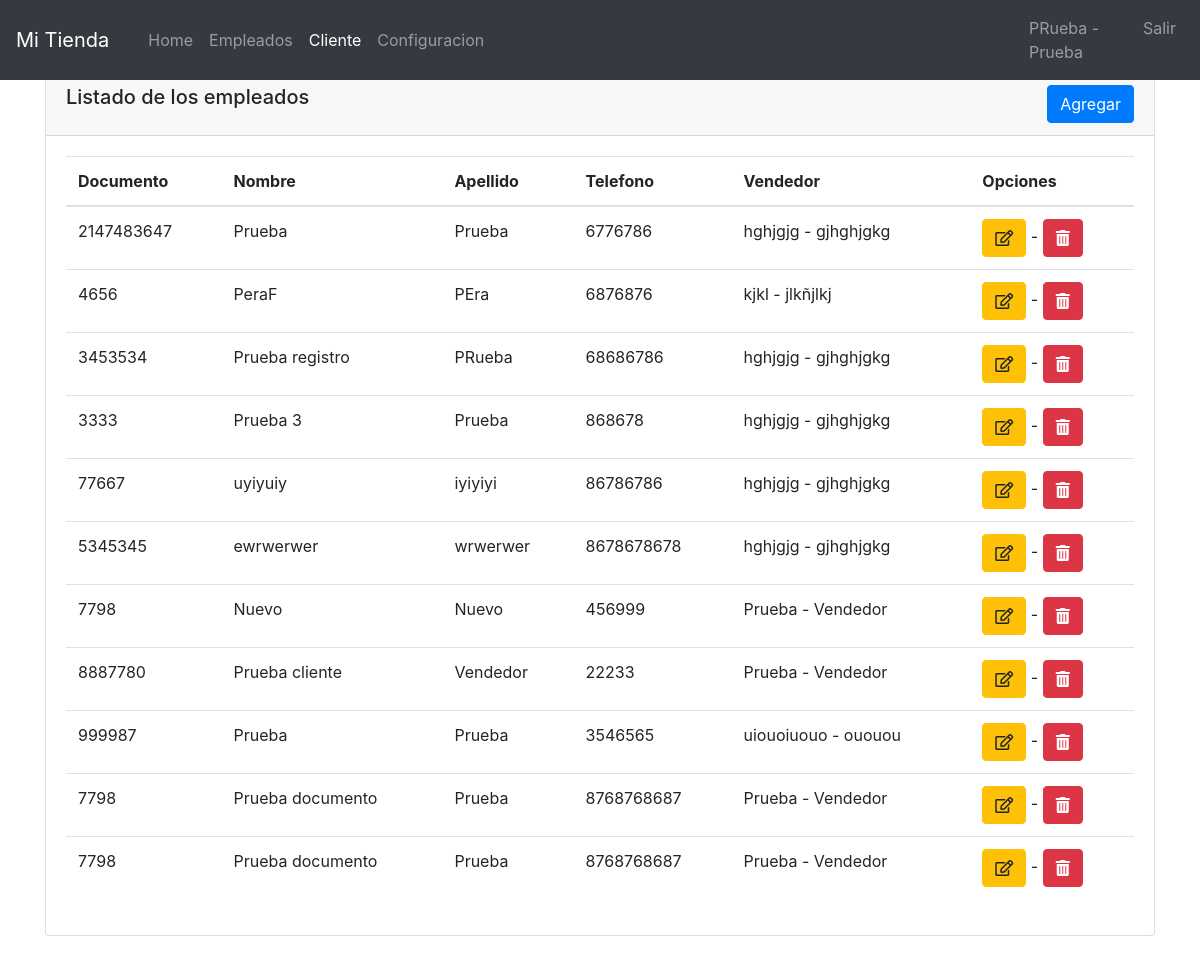
Page /view/admin/cliente.php (signed in) on the committed database.
### tables this page shows
CREATE TABLE `cliente` (
  `id` int(11) NOT NULL,
  `nombre` varchar(250) NOT NULL,
  `apellido` varchar(250) NOT NULL,
  `documento` int(12) NOT NULL,
  `vendedor` int(11) NOT NULL,
  `telefono` varchar(20) NOT NULL
);

CREATE TABLE `empleado` (
  `id` int(11) NOT NULL,
  `documento` int(12) NOT NULL,
  `nombre` varchar(250) NOT NULL,
  `apellido` varchar(250) NOT NULL,
  `direccion` varchar(250) NOT NULL,
  `telefono` varchar(250) NOT NULL,
  `rol` int(11) NOT NULL,
  `usuario` varchar(250) NOT NULL,
  `contrasena` varchar(250) NOT NULL
);

### controller/AuthController.php (called while the page is built, shortened)
<?php
include "C:\\xampp\\htdocs\\proyect_ec\\connection/ConexionMySQLPHP.php";
class AuthController
{
    private $con;
    public function __construct()
    {
        $conexion = new ConexionMySQLPHP("localhost", "proyecto", "root", "");
        $this->con = $conexion->getConexion();
    }
    public function getConexion()
    {
        return $this->con;
    }
    public function getSession()
    {
        if(isset($_SESSION['login']))
            return $_SESSION['login'];
    }
}

### connection/ConexionMySQLPHP.php (called while the page is built, shortened)
<?php
        class ConexionMySQLPHP {
		private $host ;
		private $baseDatos;
		private $usuario;
		private $password;
		private $conexion;
        public function __construct($host, $baseDatos,$usuario,$password) {
        	$this->host = $host;
        	$this->baseDatos = $baseDatos;
        	$this->usuario = $usuario;
        	$this->password = $password;
        }
        public function getConexion() {
        	try {
        		$this->conexion = new PDO("mysql:host=".$this->host.
                                ";dbname=".$this->baseDatos,
                                $this->usuario,
                                $this->password
                                );
            } catch (PDOException $exception) {
            	echo "Error de conexión ". $exception->getMessage();
            }
        	return $this->conexion;
        }
	}
 ?>

### controller/AdminController.php (called while the page is built, shortened)
<?php
include "C:\\xampp\\htdocs\\proyect_ec\\controller/AuthController.php";
class AdminController
{
    private $con;
    private $auth;
    public function __construct()
    {
        $this->auth = new AuthController();
        $this->con = $this->auth->getConexion();
    }
    public function getSession()
    {
        $data = $this->auth->getSession();
        if($data){
            if($data['rol'] != 1){
                echo "<script language=\"javascript\">
                    window.location.href=\"../../view/login/index.php\";
                    </script>";
            }else{
                return $data;
            }
        }else{
            echo "<script language=\"javascript\">
                window.location.href=\"../../view/login/index.php\";
                </script>";
        }
    }
    public function getTableCliente()
    {
        $query = "SELECT cliente.id AS ID, cliente.telefono AS TEL, cliente.nombre AS NOM,  cliente.apellido AS APE, cliente.documento AS DOC, empleado.nombre AS NOMV, empleado.apellido AS APEV FROM cliente INNER JOIN	empleado	ON cliente.vendedor = empleado.id";
        $stmt = $this->con->prepare($query);
        $stmt->execute();
        return $stmt;
    }
}

### view/admin/cliente.php (the view, shortened to what this page needs)
<?php
include '../../controller/AdminController.php';
$controller = new AdminController();
$session = $controller->getSession();
$cliente = $controller->getTableCliente()->fetchAll();
?>
<!DOCTYPE html>
<html lang="en">
<head>
    <link rel="stylesheet" href="../../assets/css/normalize.css">
    <link rel="stylesheet" href="../../assets/css/bootstrap/bootstrap.min.css">
    <link rel="stylesheet" href="../../assets/css/datatables.min.css">
    <link rel="stylesheet" href="../../assets/css/dataTables.bootstrap4.min.css">
    <link rel="stylesheet" href="../../assets/css/all.css">
    <link rel="stylesheet" href="../../assets/css/styles_admin.css">
</head>
<body>
    <nav class="navbar navbar-expand-md navbar-dark fixed-top bg-dark">
        <a class="navbar-brand" href="../index.php">Mi Tienda</a>
        <div class="collapse navbar-collapse" id="navbarCollapse">
            <div class="container">
                <ul class="navbar-nav mr-auto">
                    <li class="nav-item">
                        <a class="nav-link" href="index.php">Home </a>
                    </li>
                    <li class="nav-item">
                        <a class="nav-link" href="empleado.php">Empleados</a>
                    </li>
                    <li class="nav-item active">
                        <a class="nav-link" href="cliente.php">Cliente</a>
                    </li>
                    <li class="nav-item">
                        <a class="nav-link" href="config.php">Configuracion</a>
                    </li>
                </ul>
            </div>
            <div class="mt-2 mt-md-0">
                <ul class="navbar-nav mr-auto">
                    <li class="nav-item">
                        <a class="nav-link" href="#"><?php echo $session['NOM'];?></a>
                    </li>
                    <li class="nav-item">
                        <form id="frm_logout" name="frm_logout" action="../../service/serviceAuth.php"  method="post">
                        <a class="nav-link" onclick="logout()" href="#">Salir</a>
                        </form>
                    </li>
                </ul>
            </div>
        </div>
    </nav>
    <div class="container">
        <div class="card">
            <div class="card-header d-flex">
                <h5>Listado de los empleados</h5>
                <a id="btnAddCliente" href="#" class="btn btn-primary ml-auto">Agregar</a>
            </div>
            <div class="card-body">
                <table id="tabled" class="table table-default display">
                    <thead>
                        <tr>
                            <th>Documento</th>
                            <th>Nombre</th>
                            <th>Apellido</th>
                            <th>Telefono</th>
                            <th>Vendedor</th>
                            <th>Opciones</th>
                        </tr>
                    </thead>
                    <tbody>
                        <?php
                            foreach($cliente as $p){
                                echo '<tr>';
                                    echo '<td>' .$p['DOC'].'</td>';
                                    echo '<td>' .$p['NOM'].'</td>';
                                    echo '<td>' .$p['APE'].'</td>';
                                    echo '<td>' .$p['TEL'].'</td>';
                                    echo '<td>' .$p['NOMV'].' - '.$p['APEV'] .'</td>';
                        ?>
                                    <td>
                                    <a href="#" onclick="btn_cli_up('<?php echo $p['ID'];?>')" class="btn btn-warning"><i class="far fa-edit"></i></a>
                                    -
                                    <a href="#" onclick="btn_cli_del('<?php echo $p['ID'];?>')" class="btn btn-danger"><i class="fas fa-trash-alt"></i></a>
                                    </td>
                        <?php
                                echo '</tr>';
                            }
                        ?>
                    </tbody>
                </table>
            </div>
        </div>
    </div>
</body>
</html>

### assets/css/all.css (style rules this page uses)
.fa, .fas, .far, .fal, .fad, .fab { -moz-osx-font-smoothing: grayscale; -webkit-font-smoothing: antialiased; display: inline-block; font-style: normal; font-variant: normal; text-rendering: auto; line-height: 1; }
.fa-edit:before { content: "\f044"; }
.fa-trash-alt:before { content: "\f2ed"; }
.far { font-family: 'Font Awesome 5 Free'; font-weight: 400; }

### assets/css/styles_admin.css (style rules this page uses)
body { min-height: 75rem; padding-top: 4.5rem; }

### rows in the picture
cliente: documento "2147483647", nombre "Prueba", apellido "Prueba", telefono "6776786", empleado.nombre "hghjgjg", empleado.apellido "gjhghjgkg"
cliente: documento "4656", nombre "PeraF", apellido "PEra", telefono "6876876", empleado.nombre "kjkl", empleado.apellido "jlkñjlkj"
cliente: documento "3453534", nombre "Prueba registro", apellido "PRueba", telefono "68686786", empleado.nombre "hghjgjg", empleado.apellido "gjhghjgkg"
cliente: documento "3333", nombre "Prueba 3", apellido "Prueba", telefono "868678", empleado.nombre "hghjgjg", empleado.apellido "gjhghjgkg"
cliente: documento "77667", nombre "uyiyuiy", apellido "iyiyiyi", telefono "86786786", empleado.nombre "hghjgjg", empleado.apellido "gjhghjgkg"
cliente: documento "5345345", nombre "ewrwerwer", apellido "wrwerwer", telefono "8678678678", empleado.nombre "hghjgjg", empleado.apellido "gjhghjgkg"
cliente: documento "7798", nombre "Nuevo", apellido "Nuevo", telefono "456999", empleado.nombre "Prueba", empleado.apellido "Vendedor"
cliente: documento "8887780", nombre "Prueba cliente", apellido "Vendedor", telefono "22233", empleado.nombre "Prueba", empleado.apellido "Vendedor"
cliente: documento "999987", nombre "Prueba", apellido "Prueba", telefono "3546565", empleado.nombre "uiouoiuouo", empleado.apellido "ououou"
cliente: documento "7798", nombre "Prueba documento", apellido "Prueba", telefono "8768768687", empleado.nombre "Prueba", empleado.apellido "Vendedor"
cliente: documento "7798", nombre "Prueba documento", apellido "Prueba", telefono "8768768687", empleado.nombre "Prueba", empleado.apellido "Vendedor"

### other values in the picture
$session['NOM'] "PRueba - Prueba"
